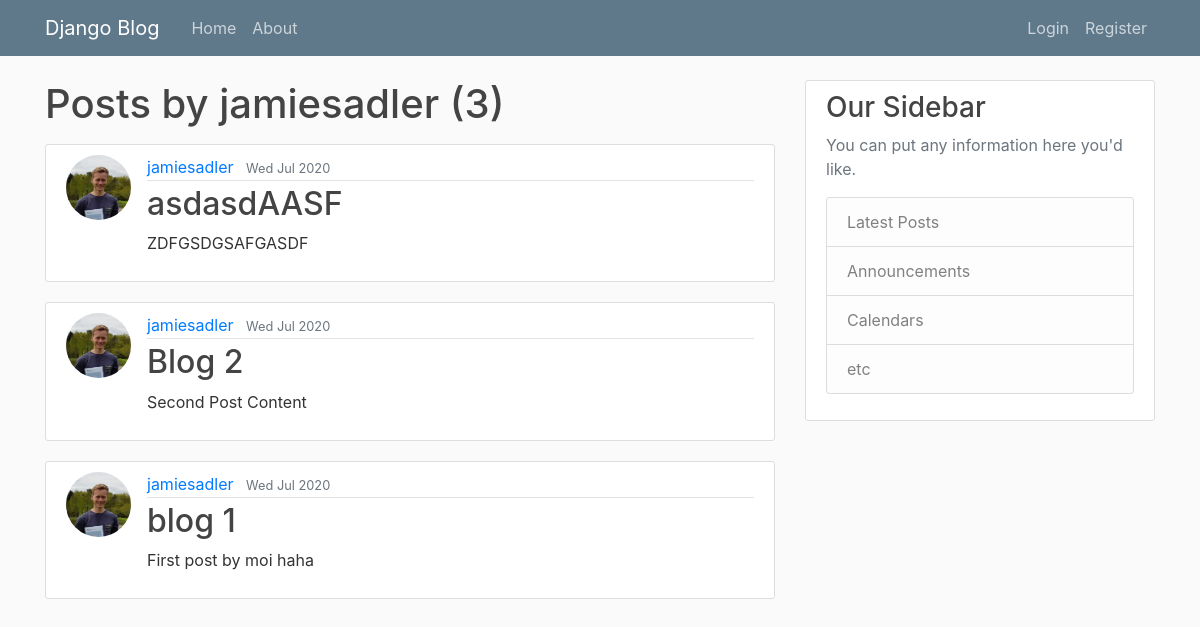
Page /user/jamiesadler on the earlier database version.
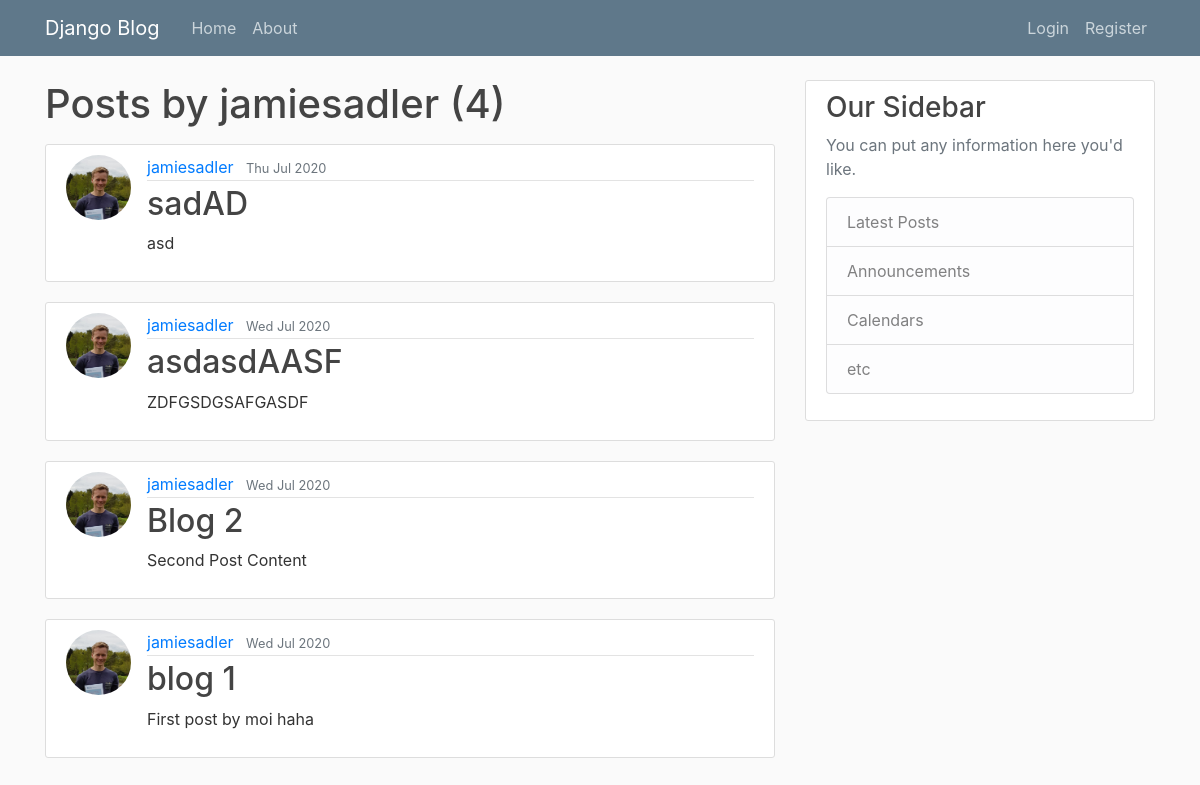
Same page on the later database version.
### blog/models.py (models this page shows, shortened)
class Post(models.Model):
    title = models.CharField(max_length=100)
    content = models.TextField()
    date_posted = models.DateTimeField(default=timezone.now)
    author = models.ForeignKey(User, on_delete=models.CASCADE)

### users/models.py (models this page shows, shortened)
class Profile(models.Model):
	user = models.OneToOneField(User, on_delete=models.CASCADE)
	image = models.ImageField(default='PP.jpg', upload_to='profile_pics')
	"""def save(self):
		super().save()

		img = Image.open(self.image.path)
		if img.height > 300 or img.width > 300:
			output_size =(300, 300)
			img.thumbnail(output_size)
			img.save(self.image.path)"""

### blog/views.py (the view)
# urls.py: path('user/<str:username>', UserPostListView.as_view(), name='user-posts'),
class UserPostListView(ListView):
	model = Post
	template_name = 'blog/user_posts.html'
	context_object_name = 'posts'
	ordering = ['date_posted']
	paginate_by = 5
	def get_queryset(self):
		user = get_object_or_404(User, username=self.kwargs.get('username'))
		return Post.objects.filter(author=user).order_by('-date_posted')

### blog/templates/blog/user_posts.html (shortened to what this page needs)
{% extends 'blog/base.html' %}
{% block content %}
  <h1 class = 'mb-3'>Posts by {{ view.kwargs.username }} ({{ page_obj.paginator.count }}) </h1>
    {% for post in posts %}
        <article class="media content-section">
            <img class='article-img rounded-circle' src='{{ post.author.profile.image.url }}'>
            <div class="media-body">
                <div class="article-metadata">
                    <a class="mr-2" href="{% url 'user-posts' post.author.username %}">{{ post.author }}</a>
                    <small class="text-muted">{{ post.date_posted|date:'D M Y' }}</small>
                </div>
                <h2><a class="article-title" href="{% url 'post-detail' post.id %}">{{ post.title }}</a></h2>
                <p class="article-content">{{ post.content }}</p>
            </div>
        </article>
    {% endfor %}
{% endblock content %}

### blog/templates/blog/base.html (shortened to what this page needs)
{% load static %}
<!DOCTYPE html>
<html>
<head>
    <link rel="stylesheet" href="https://stackpath.bootstrapcdn.com/bootstrap/4.5.0/css/bootstrap.min.css">
    <link rel='stylesheet', type='text/css', href='{% static 'blog/main.css' %}'>
</head>
<body>
    <header class="site-header">
    <nav class="navbar navbar-expand-md navbar-dark bg-steel fixed-top">
        <div class="container">
        <a class="navbar-brand mr-4" href="/">Django Blog</a>
        <div class="collapse navbar-collapse" id="navbarToggle">
            <div class="navbar-nav mr-auto">
                <a class="nav-item nav-link" href="{% url 'blog-home' %}">Home</a>
                <a class="nav-item nav-link" href="{% url 'blog-about' %}">About</a>
            </div>
            {% if user.is_authenticated %}
            <div class="navbar-nav">
                <a class="nav-item nav-link" href="{% url 'login' %}">Login</a>
                <a class="nav-item nav-link" href="{%url 'register' %"}>Register</a>
            </div>
        </div>
        </div>
    </nav>
    </header>
    <main role="main" class="container">
        <div class="row">
            <div class="col-md-8">
            {% block content %}{% endblock %}
            </div>
            <div class="col-md-4">
            <div class="content-section">
                <h3>Our Sidebar</h3>
                <p class='text-muted'>You can put any information here you'd like.
                <ul class="list-group">
                    <li class="list-group-item list-group-item-light">Latest Posts</li>
                    <li class="list-group-item list-group-item-light">Announcements</li>
                    <li class="list-group-item list-group-item-light">Calendars</li>
                    <li class="list-group-item list-group-item-light">etc</li>
                </ul>
                </p>
            </div>
            </div>
        </div>
    </main>
</body>
</html>

### blog/static/blog/main.css (style rules this page uses)
body { background: #fafafa; color: #333333; margin-top: 5rem; }
h1, h2, h3, h4, h5, h6 { color: #444444; }
ul { margin: 0; }
.bg-steel { background-color: #5f788a; }
.site-header .navbar-nav .nav-link { color: #cbd5db; }
.content-section { background: #ffffff; padding: 10px 20px; border: 1px solid #dddddd; border-radius: 3px; margin-bottom: 20px; }
.article-title { color: #444444; }
.article-content { white-space: pre-line; }
.article-img { height: 65px; width: 65px; margin-right: 16px; }
.article-metadata { padding-bottom: 1px; margin-bottom: 4px; border-bottom: 1px solid #e3e3e3 }

Differences in the rows shown:
added Post: author.profile.image (picture), author "jamiesadler", date_posted "Thu Jul 2020", title "sadAD", content "asd"
Other differences:
{{ page_obj.paginator.count }}: "3" → "4"
